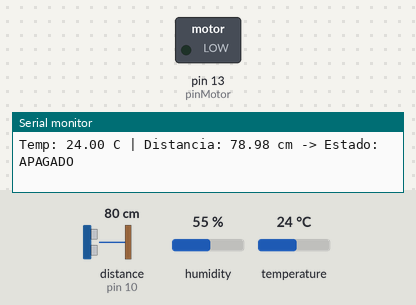
Recording of a sketch running on a simulated Arduino Uno, built with avr-gcc and run on an emulated ATmega328P. Parts: switched loads named in the sketch (green lamp = pin HIGH), the last lines printed to the serial monitor. Wiring (inferred from the names in the program): ultrasonic range finder: trigger pin 9; echo pin 10. The test bench sets the inputs (shaded band); at power-on: distance to the obstacle (sensor on pin 10) 80 cm, temperature 24 °C, humidity 55 %. The echo pulse lasts 58.3 µs per cm; pins used as bus, display or sensor lines are not drawn.

Above: at 2.3 s.
2.4 s: distance to the obstacle (sensor on pin 10) set to 7 cm
4.5 s: distance to the obstacle (sensor on pin 10) set to 4 cm
At 4.8 s:
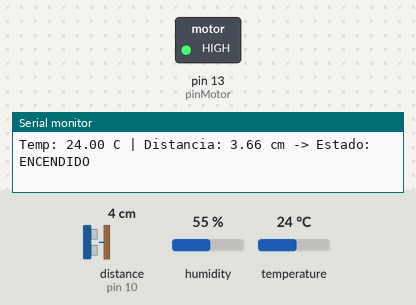
6.6 s: temperature set to 21 °C
8.7 s: temperature set to 18 °C
10.8 s: distance to the obstacle (sensor on pin 10) set to 9 cm
At 12.9 s:
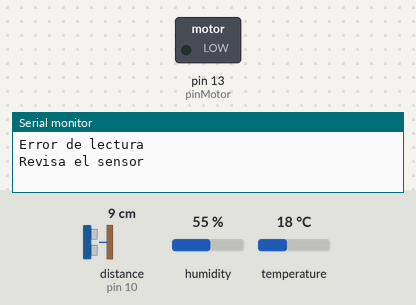
13.7 s: distance to the obstacle (sensor on pin 10) set to 2 cm
At 15.1 s:
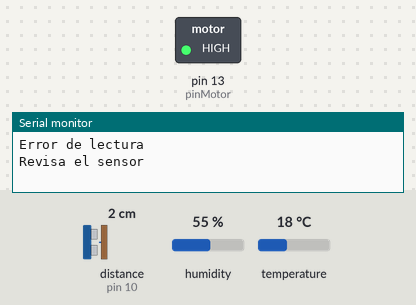
Timing chart, 0 to 16.7 s (numbered marks = the images above; inputs shaded):
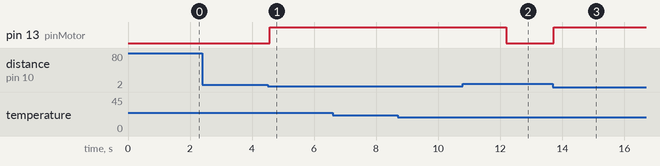

The sketch:

Practica_2__Arquitectura_Sensor_.ino
```cpp
#include "DHT.h"

#define DHTPIN 2       // Pin digital para el DHT11
#define DHTTYPE DHT11  // Tipo de sensor

DHT dht(DHTPIN, DHTTYPE);

const int pinTrig = 9;
const int pinEcho = 10;
const int pinMotor = 13;

const float limiteTemp = 30.0;     // °C
const float limiteDistancia = 5.0; // cm

void setup() {
  Serial.begin(9600);
  Serial.println("Iniciando sistema con DHT11...");

  pinMode(pinMotor, OUTPUT);
  pinMode(pinTrig, OUTPUT);
  pinMode(pinEcho, INPUT);

  dht.begin(); // Inicializa la comunicación con el DHT11
}

void loop() {
  // 1. Lectura digital de temperatura
  float temperatura = dht.readTemperature();

  // Verificación de fallo de lectura
  if (isnan(temperatura)) {
    Serial.println("Error al leer el DHT11. Revisa las conexiones.");
    delay(2000);
    return;
  }

  // 2. Lectura de distancia (HC-SR04)
  digitalWrite(pinTrig, LOW);
  delayMicroseconds(2);
  digitalWrite(pinTrig, HIGH);
  delayMicroseconds(10);
  digitalWrite(pinTrig, LOW);

  long duracion = pulseIn(pinEcho, HIGH, 30000);
  float distancia = (duracion == 0) ? 999.0 : (duracion * 0.034 / 2);

  // 3. Monitor Serial
  Serial.print("Temp: ");
  Serial.print(temperatura);
  Serial.print(" C | Distancia: ");
  Serial.print(distancia);
  Serial.print(" cm -> ");

  // 4. Lógica de control
  if (temperatura > limiteTemp || distancia < limiteDistancia) {
    digitalWrite(pinMotor, HIGH);
    Serial.println("Estado: ENCENDIDO");
  } else {
    digitalWrite(pinMotor, LOW);
    Serial.println("Estado: APAGADO");
  }
  if (temperatura > 100 || temperatura < 20){
    Serial.println("Error de lectura");
    Serial.println("Revisa el sensor");
  }//se agrega un if para atrapar lecturas erroneas
   //Se manda un aviso
   //se modifica las temperaturas
    //sensor de quema con mas de 100 grados celcius
  // El DHT11 requiere de 1 a 2 segundos entre lecturas para no saturarse
  delay(1500);
}
```

Measured:
- the behaviour switches between 6 and 5 cm on distance to the obstacle (sensor on pin 10) (found by bisection; images 0 and 1)
- after the input at 4.5 s, pin 13 (pinMotor): LOW → HIGH after 0.06 s
- after the input at 10.8 s, pin 13 (pinMotor): HIGH → LOW after 1.4 s
- after the input at 13.7 s, pin 13 (pinMotor): LOW → HIGH at once
